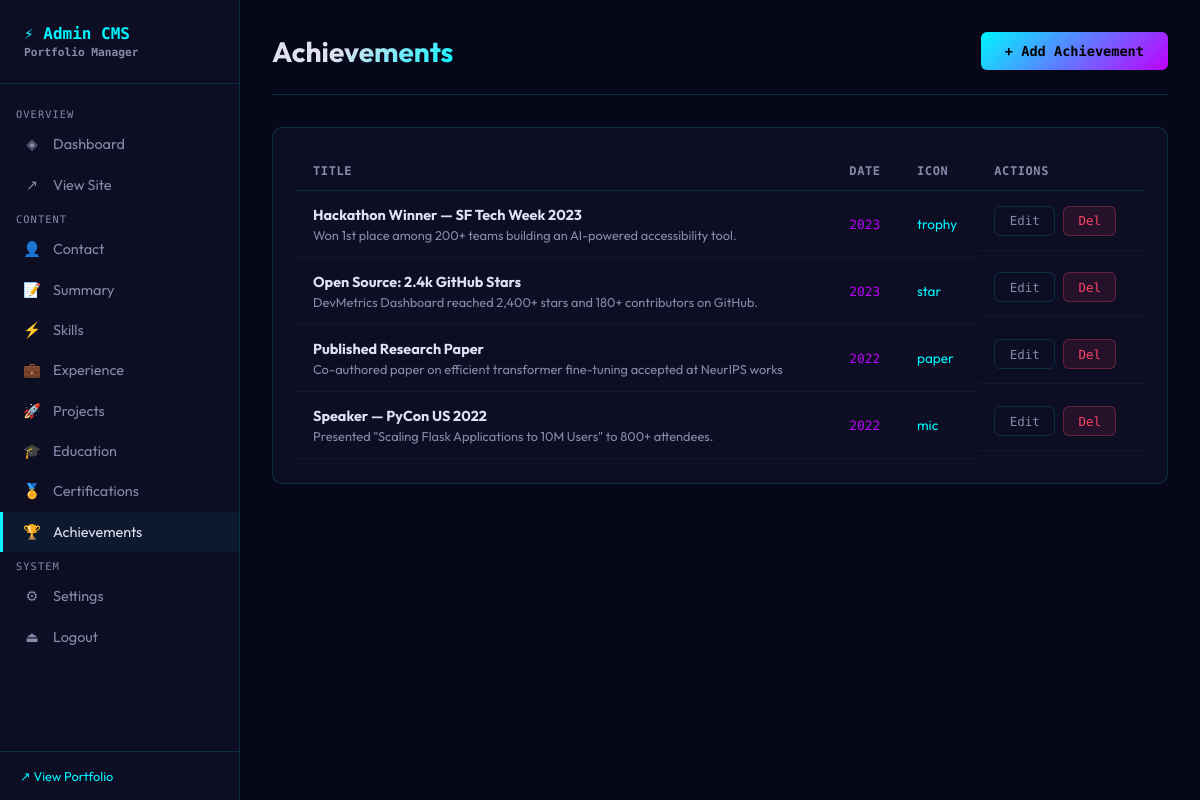
Screenshot of /admin/achievements (signed in) with the database file from the repository.
### tables this page shows
CREATE TABLE achievements (
        id INTEGER PRIMARY KEY,
        title TEXT NOT NULL, description TEXT, date TEXT,
        icon TEXT DEFAULT 'trophy', order_index INTEGER DEFAULT 0
    );

### app/routes/admin.py (the view)
@admin_bp.route('/achievements')
@login_required
def achievements():
    db = get_db(current_app.config['DB_PATH'])
    items = db.execute("SELECT * FROM achievements ORDER BY order_index").fetchall()
    db.close()
    return render_template('admin/achievements.html', items=[dict(i) for i in items])

### app/db.py (called while the page is built)
def get_db(db_path):
    conn = sqlite3.connect(db_path)
    conn.row_factory = sqlite3.Row
    conn.execute("PRAGMA journal_mode=WAL")
    return conn

### app/routes/admin.py (called while the page is built)
def login_required(f):
    @wraps(f)
    def decorated(*args, **kwargs):
        if not session.get('admin_logged_in'):
            return redirect(url_for('admin.login'))
        return f(*args, **kwargs)
    return decorated

### app/templates/admin/achievements.html (shortened to what this page needs)
{% extends 'admin/base.html' %}
{% block content %}
<div class="page-header">
  <div><div class="page-title">Achievements</div></div>
  <button class="btn btn-primary" onclick="document.getElementById('modal').classList.add('open')">+ Add Achievement</button>
</div>
<div class="card">
  <div class="table-wrap">
    <table>
      <thead><tr><th>Title</th><th>Date</th><th>Icon</th><th>Actions</th></tr></thead>
      <tbody>
        {% for item in items %}
        <tr>
          <td>
            <strong>{{ item.title }}</strong>
            <div style="font-size:.8rem;color:var(--text-dim);margin-top:.2rem">{{ (item.description or '')[:80] }}</div>
          </td>
          <td style="font-family:var(--font-mono);font-size:.8rem;color:var(--secondary)">{{ item.date }}</td>
          <td style="font-size:.85rem;color:var(--accent)">{{ item.icon }}</td>
          <td class="td-actions">
            <button class="btn btn-sm btn-ghost" onclick="editAch({{ item|tojson }})">Edit</button>
            <form method="POST" action="/admin/achievements/delete/{{ item.id }}" onsubmit="return confirm('Delete?')"><button type="submit" class="btn btn-sm btn-danger">Del</button></form>
          </td>
        </tr>
        {% endfor %}
      </tbody>
    </table>
  </div>
</div>
{% endblock %}

### app/templates/admin/base.html (style rules this page uses)
:root { --accent: #00f5ff; --secondary: #bf00ff; --bg: #07071a; --bg2: #0d0d24; --bg3: #12122e; --text: #e0e0f0; --text-dim: #8888aa; --border: rgba(0, 245, 255, 0.15); --success: #00cc88; --error: #ff4466; --font-mono: 'Space Mono', monospace; --font: 'Outfit', sans-serif; --r: 10px; }
*, *::before, *::after { box-sizing: border-box; margin: 0; padding: 0; }
body { font-family: var(--font); background: var(--bg); color: var(--text); min-height: 100vh; display: flex; }
.page-header { display: flex; justify-content: space-between; align-items: center; margin-bottom: 2rem; padding-bottom: 1.5rem; border-bottom: 1px solid var(--border); }
.page-title { font-size: 1.75rem; font-weight: 700; background: linear-gradient(135deg, var(--text) 40%, var(--accent)); -webkit-background-clip: text; -webkit-text-fill-color: transparent; background-clip: text; }
.card { background: var(--bg2); border: 1px solid var(--border); border-radius: var(--r); padding: 1.5rem; margin-bottom: 1.5rem; }
.btn { padding: 0.7rem 1.5rem; border-radius: 6px; font-family: var(--font-mono); font-size: 0.85rem; cursor: pointer; text-decoration: none; display: inline-flex; align-items: center; gap: 0.5rem; border: none; transition: all 0.2s; }
.btn-primary { background: linear-gradient(135deg, var(--accent), var(--secondary)); color: #000; font-weight: 700; }
.btn-ghost { background: transparent; color: var(--text-dim); border: 1px solid var(--border); }
.btn-danger { background: rgba(255, 68, 102, 0.1); color: var(--error); border: 1px solid rgba(255, 68, 102, 0.3); }
.btn-sm { padding: 0.4rem 0.9rem; font-size: 0.78rem; }
.table-wrap { overflow-x: auto; }
table { width: 100%; border-collapse: collapse; }
th { padding: 0.75rem 1rem; text-align: left; font-family: var(--font-mono); font-size: 0.75rem; color: var(--text-dim); border-bottom: 1px solid var(--border); text-transform: uppercase; letter-spacing: 0.05em; }
td { padding: 0.9rem 1rem; border-bottom: 1px solid rgba(255, 255, 255, 0.04); font-size: 0.9rem; vertical-align: middle; }
.td-actions { display: flex; gap: 0.5rem; }

### rows the page displays
achievements: title "Hackathon Winner — SF Tech Week 2023", description "Won 1st place among 200+ teams building an AI-powered accessibility tool.", date "2023", icon "trophy"
achievements: title "Open Source: 2.4k GitHub Stars", description "DevMetrics Dashboard reached 2,400+ stars and 180+ contributors on GitHub.", date "2023", icon "star"
achievements: title "Published Research Paper", description "Co-authored paper on efficient transformer fine-tuning accepted at NeurIPS works", date "2022", icon "paper"
achievements: title "Speaker — PyCon US 2022", description "Presented \"Scaling Flask Applications to 10M Users\" to 800+ attendees.", date "2022", icon "mic"
